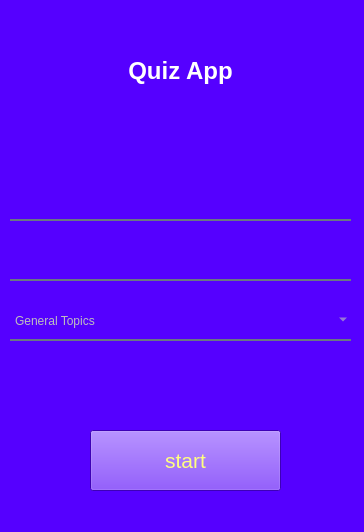
<?xml version="1.0" encoding="UTF-8"?>
<ui version="4.0">
 <class>MainWindow</class>
 <widget class="QMainWindow" name="MainWindow">
  <property name="geometry">
   <rect>
    <x>0</x>
    <y>0</y>
    <width>364</width>
    <height>532</height>
   </rect>
  </property>
  <property name="windowTitle">
   <string>MainWindow</string>
  </property>
  <property name="styleSheet">
   <string notr="true">background-color: rgb(85, 0, 255);</string>
  </property>
  <widget class="QWidget" name="centralwidget">
   <widget class="QLabel" name="head_label">
    <property name="geometry">
     <rect>
      <x>0</x>
      <y>10</y>
      <width>361</width>
      <height>121</height>
     </rect>
    </property>
    <property name="font">
     <font>
      <pointsize>18</pointsize>
      <weight>75</weight>
      <bold>true</bold>
     </font>
    </property>
    <property name="styleSheet">
     <string notr="true">color: rgb(255, 255, 255);</string>
    </property>
    <property name="text">
     <string>Quiz App</string>
    </property>
    <property name="alignment">
     <set>Qt::AlignCenter</set>
    </property>
   </widget>
   <widget class="QLineEdit" name="name_line">
    <property name="geometry">
     <rect>
      <x>10</x>
      <y>180</y>
      <width>341</width>
      <height>41</height>
     </rect>
    </property>
    <property name="styleSheet">
     <string notr="true">background-color: rgba(0, 0, 0, 0);
border:none;
border-bottom: 2px solid rgba(105, 118, 132, 255);
color: rgb(190, 190, 190);
font: 75 12pt &quot;MS Shell Dlg 2&quot;;</string>
    </property>
    <property name="text">
     <string/>
    </property>
   </widget>
   <widget class="QLineEdit" name="sur_line">
    <property name="geometry">
     <rect>
      <x>10</x>
      <y>240</y>
      <width>341</width>
      <height>41</height>
     </rect>
    </property>
    <property name="styleSheet">
     <string notr="true">background-color: rgba(0, 0, 0, 0);
border:none;
border-bottom: 2px solid rgba(105, 118, 132, 255);
color: rgb(190, 190, 190);
font: 75 12pt &quot;MS Shell Dlg 2&quot;;</string>
    </property>
    <property name="text">
     <string/>
    </property>
   </widget>
   <widget class="QComboBox" name="box">
    <property name="geometry">
     <rect>
      <x>10</x>
      <y>300</y>
      <width>341</width>
      <height>41</height>
     </rect>
    </property>
    <property name="styleSheet">
     <string notr="true">background-color: rgba(0, 0, 0, 0);
border:none;
border-bottom: 2px solid rgba(105, 118, 132, 255);
color: rgb(190, 190, 190);
font: 75 12pt &quot;MS Shell Dlg 2&quot;;</string>
    </property>
    <item>
     <property name="text">
      <string>General Topics</string>
     </property>
    </item>
    <item>
     <property name="text">
      <string>Sport</string>
     </property>
    </item>
    <item>
     <property name="text">
      <string>Science</string>
     </property>
    </item>
    <item>
     <property name="text">
      <string>Math</string>
     </property>
    </item>
    <item>
     <property name="text">
      <string>History</string>
     </property>
    </item>
    <item>
     <property name="text">
      <string>English Level Test</string>
     </property>
    </item>
   </widget>
   <widget class="QPushButton" name="start_button">
    <property name="geometry">
     <rect>
      <x>90</x>
      <y>430</y>
      <width>191</width>
      <height>61</height>
     </rect>
    </property>
    <property name="font">
     <font>
      <pointsize>16</pointsize>
     </font>
    </property>
    <property name="styleSheet">
     <string notr="true">color: rgb(255, 255, 127);</string>
    </property>
    <property name="text">
     <string>start</string>
    </property>
   </widget>
  </widget>
  <widget class="QStatusBar" name="statusbar"/>
 </widget>
 <resources/>
 <connections/>
</ui>
